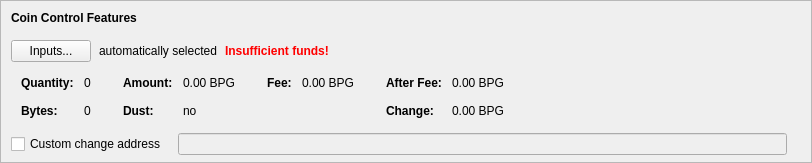
    <widget class="QFrame" name="frameCoinControl">
     <property name="sizePolicy">
      <sizepolicy hsizetype="Expanding" vsizetype="Expanding">
       <horstretch>0</horstretch>
       <verstretch>0</verstretch>
      </sizepolicy>
     </property>
     <property name="maximumSize">
      <size>
       <width>16777215</width>
       <height>16777215</height>
      </size>
     </property>
     <property name="frameShape">
      <enum>QFrame::StyledPanel</enum>
     </property>
     <property name="frameShadow">
      <enum>QFrame::Sunken</enum>
     </property>
     <layout class="QVBoxLayout" name="verticalLayoutCoinControl2">
      <property name="spacing">
       <number>0</number>
      </property>
      <property name="leftMargin">
       <number>0</number>
      </property>
      <property name="topMargin">
       <number>0</number>
      </property>
      <property name="rightMargin">
       <number>0</number>
      </property>
      <property name="bottomMargin">
       <number>6</number>
      </property>
      <item>
       <layout class="QVBoxLayout" name="verticalLayoutCoinControl" stretch="0,0,0,0,1">
        <property name="spacing">
         <number>0</number>
        </property>
        <property name="leftMargin">
         <number>10</number>
        </property>
        <property name="topMargin">
         <number>10</number>
        </property>
        <item>
         <layout class="QHBoxLayout" name="horizontalLayoutCoinControl1">
          <property name="bottomMargin">
           <number>15</number>
          </property>
          <item>
           <widget class="QLabel" name="labelCoinControlFeatures">
            <property name="sizePolicy">
             <sizepolicy hsizetype="Preferred" vsizetype="Maximum">
              <horstretch>0</horstretch>
              <verstretch>0</verstretch>
             </sizepolicy>
            </property>
            <property name="font">
             <font>
              <weight>75</weight>
              <bold>true</bold>
             </font>
            </property>
            <property name="styleSheet">
             <string notr="true">font-weight:bold;</string>
            </property>
            <property name="text">
             <string>Coin Control Features</string>
            </property>
           </widget>
          </item>
         </layout>
        </item>
        <item>
         <layout class="QHBoxLayout" name="horizontalLayoutCoinControl2" stretch="0,0,0,0">
          <property name="spacing">
           <number>8</number>
          </property>
          <property name="bottomMargin">
           <number>10</number>
          </property>
          <item>
           <widget class="QPushButton" name="pushButtonCoinControl">
            <property name="styleSheet">
             <string notr="true"/>
            </property>
            <property name="text">
             <string>Inputs...</string>
            </property>
            <property name="autoDefault">
             <bool>false</bool>
            </property>
           </widget>
          </item>
          <item>
           <widget class="QLabel" name="labelCoinControlAutomaticallySelected">
            <property name="text">
             <string>automatically selected</string>
            </property>
            <property name="margin">
             <number>5</number>
            </property>
           </widget>
          </item>
          <item>
           <widget class="QLabel" name="labelCoinControlInsuffFunds">
            <property name="font">
             <font>
              <weight>75</weight>
              <bold>true</bold>
             </font>
            </property>
            <property name="styleSheet">
             <string notr="true">color:red;font-weight:bold;</string>
            </property>
            <property name="text">
             <string>Insufficient funds!</string>
            </property>
            <property name="margin">
             <number>5</number>
            </property>
           </widget>
          </item>
          <item>
           <spacer name="horizontalSpacerCoinControl">
            <property name="orientation">
             <enum>Qt::Horizontal</enum>
            </property>
            <property name="sizeHint" stdset="0">
             <size>
              <width>40</width>
              <height>1</height>
             </size>
            </property>
           </spacer>
          </item>
         </layout>
        </item>
        <item>
         <widget class="QWidget" name="widgetCoinControl" native="true">
          <property name="sizePolicy">
           <sizepolicy hsizetype="Preferred" vsizetype="Preferred">
            <horstretch>0</horstretch>
            <verstretch>0</verstretch>
           </sizepolicy>
          </property>
          <property name="minimumSize">
           <size>
            <width>0</width>
            <height>0</height>
           </size>
          </property>
          <property name="styleSheet">
           <string notr="true"/>
          </property>
          <layout class="QHBoxLayout" name="horizontalLayoutCoinControl5">
           <property name="leftMargin">
            <number>0</number>
           </property>
           <property name="topMargin">
            <number>0</number>
           </property>
           <property name="rightMargin">
            <number>0</number>
           </property>
           <property name="bottomMargin">
            <number>0</number>
           </property>
           <item>
            <layout class="QHBoxLayout" name="horizontalLayoutCoinControl3" stretch="0,0,0,1">
             <property name="spacing">
              <number>20</number>
             </property>
             <property name="topMargin">
              <number>0</number>
             </property>
             <property name="bottomMargin">
              <number>10</number>
             </property>
             <item>
              <layout class="QFormLayout" name="formLayoutCoinControl1">
               <property name="horizontalSpacing">
                <number>10</number>
               </property>
               <property name="verticalSpacing">
                <number>14</number>
               </property>
               <property name="leftMargin">
                <number>10</number>
               </property>
               <property name="topMargin">
                <number>4</number>
               </property>
               <property name="rightMargin">
                <number>6</number>
               </property>
               <item row="0" column="0">
                <widget class="QLabel" name="labelCoinControlQuantityText">
                 <property name="font">
                  <font>
                   <weight>75</weight>
                   <bold>true</bold>
                  </font>
                 </property>
                 <property name="text">
                  <string>Quantity:</string>
                 </property>
                 <property name="margin">
                  <number>0</number>
                 </property>
                </widget>
               </item>
               <item row="0" column="1">
                <widget class="QLabel" name="labelCoinControlQuantity">
                 <property name="cursor">
                  <cursorShape>IBeamCursor</cursorShape>
                 </property>
                 <property name="contextMenuPolicy">
                  <enum>Qt::ActionsContextMenu</enum>
                 </property>
                 <property name="text">
                  <string notr="true">0</string>
                 </property>
                 <property name="margin">
                  <number>0</number>
                 </property>
                 <property name="textInteractionFlags">
                  <set>Qt::LinksAccessibleByMouse|Qt::TextSelectableByKeyboard|Qt::TextSelectableByMouse</set>
                 </property>
                </widget>
               </item>
               <item row="1" column="0">
                <widget class="QLabel" name="labelCoinControlBytesText">
                 <property name="font">
                  <font>
                   <weight>75</weight>
                   <bold>true</bold>
                  </font>
                 </property>
                 <property name="text">
                  <string>Bytes:</string>
                 </property>
                </widget>
               </item>
               <item row="1" column="1">
                <widget class="QLabel" name="labelCoinControlBytes">
                 <property name="cursor">
                  <cursorShape>IBeamCursor</cursorShape>
                 </property>
                 <property name="contextMenuPolicy">
                  <enum>Qt::ActionsContextMenu</enum>
                 </property>
                 <property name="text">
                  <string notr="true">0</string>
                 </property>
                 <property name="textInteractionFlags">
                  <set>Qt::LinksAccessibleByMouse|Qt::TextSelectableByKeyboard|Qt::TextSelectableByMouse</set>
                 </property>
                </widget>
               </item>
              </layout>
             </item>
             <item>
              <layout class="QFormLayout" name="formLayoutCoinControl2">
               <property name="horizontalSpacing">
                <number>10</number>
               </property>
               <property name="verticalSpacing">
                <number>14</number>
               </property>
               <property name="leftMargin">
                <number>6</number>
               </property>
               <property name="topMargin">
                <number>4</number>
               </property>
               <property name="rightMargin">
                <number>6</number>
               </property>
               <item row="0" column="0">
                <widget class="QLabel" name="labelCoinControlAmountText">
                 <property name="font">
                  <font>
                   <weight>75</weight>
                   <bold>true</bold>
                  </font>
                 </property>
                 <property name="text">
                  <string>Amount:</string>
                 </property>
                 <property name="margin">
                  <number>0</number>
                 </property>
                </widget>
               </item>
               <item row="0" column="1">
                <widget class="QLabel" name="labelCoinControlAmount">
                 <property name="cursor">
                  <cursorShape>IBeamCursor</cursorShape>
                 </property>
                 <property name="contextMenuPolicy">
                  <enum>Qt::ActionsContextMenu</enum>
                 </property>
                 <property name="text">
                  <string notr="true">0.00 BPG</string>
                 </property>
                 <property name="textInteractionFlags">
                  <set>Qt::LinksAccessibleByMouse|Qt::TextSelectableByKeyboard|Qt::TextSelectableByMouse</set>
                 </property>
                </widget>
               </item>
               <item row="1" column="0">
                <widget class="QLabel" name="labelCoinControlLowOutputText">
                 <property name="font">
                  <font>
                   <weight>75</weight>
                   <bold>true</bold>
                  </font>
                 </property>
                 <property name="text">
                  <string>Dust:</string>
                 </property>
                </widget>
               </item>
               <item row="1" column="1">
                <widget class="QLabel" name="labelCoinControlLowOutput">
                 <property name="cursor">
                  <cursorShape>IBeamCursor</cursorShape>
                 </property>
                 <property name="contextMenuPolicy">
                  <enum>Qt::ActionsContextMenu</enum>
                 </property>
                 <property name="text">
                  <string notr="true">no</string>
                 </property>
                 <property name="textInteractionFlags">
                  <set>Qt::LinksAccessibleByMouse|Qt::TextSelectableByKeyboard|Qt::TextSelectableByMouse</set>
                 </property>
                </widget>
               </item>
              </layout>
             </item>
             <item>
              <layout class="QFormLayout" name="formLayoutCoinControl3">
               <property name="horizontalSpacing">
                <number>10</number>
               </property>
               <property name="verticalSpacing">
                <number>14</number>
               </property>
               <property name="leftMargin">
                <number>6</number>
               </property>
               <property name="topMargin">
                <number>4</number>
               </property>
               <property name="rightMargin">
                <number>6</number>
               </property>
               <item row="0" column="0">
                <widget class="QLabel" name="labelCoinControlFeeText">
                 <property name="font">
                  <font>
                   <weight>75</weight>
                   <bold>true</bold>
                  </font>
                 </property>
                 <property name="text">
                  <string>Fee:</string>
                 </property>
                 <property name="margin">
                  <number>0</number>
                 </property>
                </widget>
               </item>
               <item row="0" column="1">
                <widget class="QLabel" name="labelCoinControlFee">
                 <property name="cursor">
                  <cursorShape>IBeamCursor</cursorShape>
                 </property>
                 <property name="contextMenuPolicy">
                  <enum>Qt::ActionsContextMenu</enum>
                 </property>
                 <property name="text">
                  <string notr="true">0.00 BPG</string>
                 </property>
                 <property name="textInteractionFlags">
                  <set>Qt::LinksAccessibleByMouse|Qt::TextSelectableByKeyboard|Qt::TextSelectableByMouse</set>
                 </property>
                </widget>
               </item>
             </layout>
             </item>
             <item>
              <layout class="QFormLayout" name="formLayoutCoinControl4">
               <property name="horizontalSpacing">
                <number>10</number>
               </property>
               <property name="verticalSpacing">
                <number>14</number>
               </property>
               <property name="leftMargin">
                <number>6</number>
               </property>
               <property name="topMargin">
                <number>4</number>
               </property>
               <property name="rightMargin">
                <number>6</number>
               </property>
               <item row="0" column="0">
                <widget class="QLabel" name="labelCoinControlAfterFeeText">
                 <property name="font">
                  <font>
                   <weight>75</weight>
                   <bold>true</bold>
                  </font>
                 </property>
                 <property name="text">
                  <string>After Fee:</string>
                 </property>
                 <property name="margin">
                  <number>0</number>
                 </property>
                </widget>
               </item>
               <item row="0" column="1">
                <widget class="QLabel" name="labelCoinControlAfterFee">
                 <property name="cursor">
                  <cursorShape>IBeamCursor</cursorShape>
                 </property>
                 <property name="contextMenuPolicy">
                  <enum>Qt::ActionsContextMenu</enum>
                 </property>
                 <property name="text">
                  <string notr="true">0.00 BPG</string>
                 </property>
                 <property name="textInteractionFlags">
                  <set>Qt::LinksAccessibleByMouse|Qt::TextSelectableByKeyboard|Qt::TextSelectableByMouse</set>
                 </property>
                </widget>
               </item>
               <item row="1" column="0">
                <widget class="QLabel" name="labelCoinControlChangeText">
                 <property name="font">
                  <font>
                   <weight>75</weight>
                   <bold>true</bold>
                  </font>
                 </property>
                 <property name="text">
                  <string>Change:</string>
                 </property>
                </widget>
               </item>
               <item row="1" column="1">
                <widget class="QLabel" name="labelCoinControlChange">
                 <property name="cursor">
                  <cursorShape>IBeamCursor</cursorShape>
                 </property>
                 <property name="contextMenuPolicy">
                  <enum>Qt::ActionsContextMenu</enum>
                 </property>
                 <property name="text">
                  <string notr="true">0.00 BPG</string>
                 </property>
                 <property name="textInteractionFlags">
                  <set>Qt::LinksAccessibleByMouse|Qt::TextSelectableByKeyboard|Qt::TextSelectableByMouse</set>
                 </property>
                </widget>
               </item>
              </layout>
             </item>
            </layout>
           </item>
          </layout>
         </widget>
        </item>
        <item>
         <layout class="QHBoxLayout" name="horizontalLayoutCoinControl4" stretch="0,0,0">
          <property name="spacing">
           <number>12</number>
          </property>
          <property name="sizeConstraint">
           <enum>QLayout::SetDefaultConstraint</enum>
          </property>
          <property name="topMargin">
           <number>5</number>
          </property>
          <property name="rightMargin">
           <number>5</number>
          </property>
          <item>
           <widget class="QCheckBox" name="checkBoxCoinControlChange">
            <property name="toolTip">
             <string>If this is activated, but the change address is empty or invalid, change will be sent to a newly generated address.</string>
            </property>
            <property name="text">
             <string>Custom change address</string>
            </property>
           </widget>
          </item>
          <item>
           <widget class="QValidatedLineEdit" name="lineEditCoinControlChange">
            <property name="enabled">
             <bool>false</bool>
            </property>
            <property name="sizePolicy">
             <sizepolicy hsizetype="Expanding" vsizetype="Fixed">
              <horstretch>0</horstretch>
              <verstretch>0</verstretch>
             </sizepolicy>
            </property>
           </widget>
          </item>
          <item>
           <widget class="QLabel" name="labelCoinControlChangeLabel">
            <property name="sizePolicy">
             <sizepolicy hsizetype="Preferred" vsizetype="Expanding">
              <horstretch>0</horstretch>
              <verstretch>0</verstretch>
             </sizepolicy>
            </property>
            <property name="minimumSize">
             <size>
              <width>0</width>
              <height>0</height>
             </size>
            </property>
            <property name="text">
             <string/>
            </property>
            <property name="margin">
             <number>3</number>
            </property>
           </widget>
          </item>
         </layout>
        </item>
        <item>
         <spacer name="verticalSpacerCoinControl">
          <property name="orientation">
           <enum>Qt::Vertical</enum>
          </property>
          <property name="sizeHint" stdset="0">
           <size>
            <width>800</width>
            <height>1</height>
           </size>
          </property>
         </spacer>
        </item>
       </layout>
      </item>
     </layout>
    </widget>
